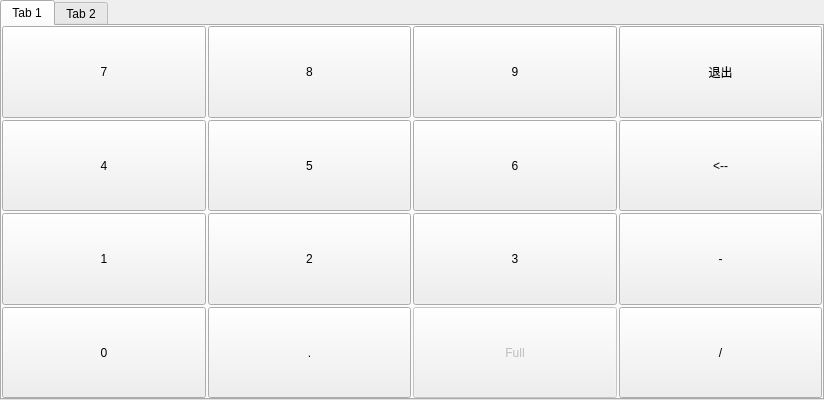
<?xml version="1.0" encoding="UTF-8"?>
<ui version="4.0">
 <class>Key_board_dlg</class>
 <widget class="QDialog" name="Key_board_dlg">
  <property name="geometry">
   <rect>
    <x>0</x>
    <y>0</y>
    <width>824</width>
    <height>400</height>
   </rect>
  </property>
  <property name="contextMenuPolicy">
   <enum>Qt::DefaultContextMenu</enum>
  </property>
  <property name="windowTitle">
   <string>虚拟键盘</string>
  </property>
  <property name="sizeGripEnabled">
   <bool>false</bool>
  </property>
  <layout class="QGridLayout" name="gridLayout_5">
   <property name="leftMargin">
    <number>0</number>
   </property>
   <property name="topMargin">
    <number>0</number>
   </property>
   <property name="rightMargin">
    <number>0</number>
   </property>
   <property name="bottomMargin">
    <number>0</number>
   </property>
   <property name="spacing">
    <number>0</number>
   </property>
   <item row="0" column="0">
    <widget class="QTabWidget" name="tabWidget">
     <property name="minimumSize">
      <size>
       <width>360</width>
       <height>400</height>
      </size>
     </property>
     <property name="focusPolicy">
      <enum>Qt::NoFocus</enum>
     </property>
     <property name="tabShape">
      <enum>QTabWidget::Rounded</enum>
     </property>
     <property name="currentIndex">
      <number>0</number>
     </property>
     <property name="usesScrollButtons">
      <bool>true</bool>
     </property>
     <widget class="QWidget" name="tab">
      <attribute name="title">
       <string>Tab 1</string>
      </attribute>
      <layout class="QGridLayout" name="gridLayout_3">
       <property name="leftMargin">
        <number>0</number>
       </property>
       <property name="topMargin">
        <number>0</number>
       </property>
       <property name="rightMargin">
        <number>0</number>
       </property>
       <property name="bottomMargin">
        <number>0</number>
       </property>
       <property name="spacing">
        <number>0</number>
       </property>
       <item row="0" column="0">
        <layout class="QGridLayout" name="gridLayout_2">
         <property name="spacing">
          <number>2</number>
         </property>
         <item row="4" column="2">
          <widget class="QPushButton" name="b_3">
           <property name="sizePolicy">
            <sizepolicy hsizetype="Expanding" vsizetype="Expanding">
             <horstretch>0</horstretch>
             <verstretch>0</verstretch>
            </sizepolicy>
           </property>
           <property name="focusPolicy">
            <enum>Qt::NoFocus</enum>
           </property>
           <property name="text">
            <string>3</string>
           </property>
          </widget>
         </item>
         <item row="1" column="0">
          <widget class="QPushButton" name="b_7">
           <property name="sizePolicy">
            <sizepolicy hsizetype="Expanding" vsizetype="Expanding">
             <horstretch>0</horstretch>
             <verstretch>0</verstretch>
            </sizepolicy>
           </property>
           <property name="focusPolicy">
            <enum>Qt::NoFocus</enum>
           </property>
           <property name="text">
            <string>7</string>
           </property>
          </widget>
         </item>
         <item row="4" column="3">
          <widget class="QPushButton" name="b_b">
           <property name="sizePolicy">
            <sizepolicy hsizetype="Expanding" vsizetype="Expanding">
             <horstretch>0</horstretch>
             <verstretch>0</verstretch>
            </sizepolicy>
           </property>
           <property name="focusPolicy">
            <enum>Qt::NoFocus</enum>
           </property>
           <property name="text">
            <string>-</string>
           </property>
          </widget>
         </item>
         <item row="3" column="2">
          <widget class="QPushButton" name="b_6">
           <property name="sizePolicy">
            <sizepolicy hsizetype="Expanding" vsizetype="Expanding">
             <horstretch>0</horstretch>
             <verstretch>0</verstretch>
            </sizepolicy>
           </property>
           <property name="focusPolicy">
            <enum>Qt::NoFocus</enum>
           </property>
           <property name="text">
            <string>6</string>
           </property>
          </widget>
         </item>
         <item row="1" column="2">
          <widget class="QPushButton" name="b_9">
           <property name="sizePolicy">
            <sizepolicy hsizetype="Expanding" vsizetype="Expanding">
             <horstretch>0</horstretch>
             <verstretch>0</verstretch>
            </sizepolicy>
           </property>
           <property name="focusPolicy">
            <enum>Qt::NoFocus</enum>
           </property>
           <property name="text">
            <string>9</string>
           </property>
          </widget>
         </item>
         <item row="3" column="1">
          <widget class="QPushButton" name="b_5">
           <property name="sizePolicy">
            <sizepolicy hsizetype="Expanding" vsizetype="Expanding">
             <horstretch>0</horstretch>
             <verstretch>0</verstretch>
            </sizepolicy>
           </property>
           <property name="focusPolicy">
            <enum>Qt::NoFocus</enum>
           </property>
           <property name="text">
            <string>5</string>
           </property>
          </widget>
         </item>
         <item row="3" column="3">
          <widget class="QPushButton" name="b_back">
           <property name="sizePolicy">
            <sizepolicy hsizetype="Expanding" vsizetype="Expanding">
             <horstretch>0</horstretch>
             <verstretch>0</verstretch>
            </sizepolicy>
           </property>
           <property name="focusPolicy">
            <enum>Qt::NoFocus</enum>
           </property>
           <property name="text">
            <string>&lt;--</string>
           </property>
          </widget>
         </item>
         <item row="1" column="1">
          <widget class="QPushButton" name="b_8">
           <property name="sizePolicy">
            <sizepolicy hsizetype="Expanding" vsizetype="Expanding">
             <horstretch>0</horstretch>
             <verstretch>0</verstretch>
            </sizepolicy>
           </property>
           <property name="focusPolicy">
            <enum>Qt::NoFocus</enum>
           </property>
           <property name="text">
            <string>8</string>
           </property>
          </widget>
         </item>
         <item row="4" column="0">
          <widget class="QPushButton" name="b_1">
           <property name="sizePolicy">
            <sizepolicy hsizetype="Expanding" vsizetype="Expanding">
             <horstretch>0</horstretch>
             <verstretch>0</verstretch>
            </sizepolicy>
           </property>
           <property name="focusPolicy">
            <enum>Qt::NoFocus</enum>
           </property>
           <property name="text">
            <string>1</string>
           </property>
          </widget>
         </item>
         <item row="5" column="0">
          <widget class="QPushButton" name="b_0">
           <property name="sizePolicy">
            <sizepolicy hsizetype="Expanding" vsizetype="Expanding">
             <horstretch>0</horstretch>
             <verstretch>0</verstretch>
            </sizepolicy>
           </property>
           <property name="focusPolicy">
            <enum>Qt::NoFocus</enum>
           </property>
           <property name="text">
            <string>0</string>
           </property>
          </widget>
         </item>
         <item row="4" column="1">
          <widget class="QPushButton" name="b_2">
           <property name="sizePolicy">
            <sizepolicy hsizetype="Expanding" vsizetype="Expanding">
             <horstretch>0</horstretch>
             <verstretch>0</verstretch>
            </sizepolicy>
           </property>
           <property name="focusPolicy">
            <enum>Qt::NoFocus</enum>
           </property>
           <property name="text">
            <string>2</string>
           </property>
          </widget>
         </item>
         <item row="3" column="0">
          <widget class="QPushButton" name="b_4">
           <property name="sizePolicy">
            <sizepolicy hsizetype="Expanding" vsizetype="Expanding">
             <horstretch>0</horstretch>
             <verstretch>0</verstretch>
            </sizepolicy>
           </property>
           <property name="focusPolicy">
            <enum>Qt::NoFocus</enum>
           </property>
           <property name="text">
            <string>4</string>
           </property>
          </widget>
         </item>
         <item row="5" column="3">
          <widget class="QPushButton" name="b_c">
           <property name="sizePolicy">
            <sizepolicy hsizetype="Expanding" vsizetype="Expanding">
             <horstretch>0</horstretch>
             <verstretch>0</verstretch>
            </sizepolicy>
           </property>
           <property name="focusPolicy">
            <enum>Qt::NoFocus</enum>
           </property>
           <property name="text">
            <string>/</string>
           </property>
          </widget>
         </item>
         <item row="5" column="1">
          <widget class="QPushButton" name="b_a">
           <property name="sizePolicy">
            <sizepolicy hsizetype="Expanding" vsizetype="Expanding">
             <horstretch>0</horstretch>
             <verstretch>0</verstretch>
            </sizepolicy>
           </property>
           <property name="focusPolicy">
            <enum>Qt::NoFocus</enum>
           </property>
           <property name="text">
            <string>.</string>
           </property>
          </widget>
         </item>
         <item row="5" column="2">
          <widget class="QPushButton" name="b_full">
           <property name="enabled">
            <bool>false</bool>
           </property>
           <property name="sizePolicy">
            <sizepolicy hsizetype="Expanding" vsizetype="Expanding">
             <horstretch>0</horstretch>
             <verstretch>0</verstretch>
            </sizepolicy>
           </property>
           <property name="focusPolicy">
            <enum>Qt::NoFocus</enum>
           </property>
           <property name="text">
            <string>Full</string>
           </property>
          </widget>
         </item>
         <item row="1" column="3">
          <widget class="QPushButton" name="b_ent">
           <property name="sizePolicy">
            <sizepolicy hsizetype="Expanding" vsizetype="Expanding">
             <horstretch>0</horstretch>
             <verstretch>0</verstretch>
            </sizepolicy>
           </property>
           <property name="focusPolicy">
            <enum>Qt::NoFocus</enum>
           </property>
           <property name="styleSheet">
            <string notr="true"/>
           </property>
           <property name="text">
            <string>退出</string>
           </property>
          </widget>
         </item>
        </layout>
       </item>
      </layout>
     </widget>
     <widget class="QWidget" name="tab_2">
      <attribute name="title">
       <string>Tab 2</string>
      </attribute>
      <layout class="QGridLayout" name="gridLayout_4">
       <property name="leftMargin">
        <number>0</number>
       </property>
       <property name="topMargin">
        <number>0</number>
       </property>
       <property name="rightMargin">
        <number>0</number>
       </property>
       <property name="bottomMargin">
        <number>0</number>
       </property>
       <property name="spacing">
        <number>0</number>
       </property>
       <item row="0" column="0">
        <layout class="QGridLayout" name="gridLayout" rowstretch="1,0,0,0,0">
         <property name="spacing">
          <number>2</number>
         </property>
         <item row="2" column="2">
          <widget class="QPushButton" name="btn_d">
           <property name="sizePolicy">
            <sizepolicy hsizetype="Expanding" vsizetype="Expanding">
             <horstretch>0</horstretch>
             <verstretch>0</verstretch>
            </sizepolicy>
           </property>
           <property name="text">
            <string>D</string>
           </property>
          </widget>
         </item>
         <item row="2" column="1">
          <widget class="QPushButton" name="btn_s">
           <property name="sizePolicy">
            <sizepolicy hsizetype="Expanding" vsizetype="Expanding">
             <horstretch>0</horstretch>
             <verstretch>0</verstretch>
            </sizepolicy>
           </property>
           <property name="text">
            <string>S</string>
           </property>
          </widget>
         </item>
         <item row="2" column="5">
          <widget class="QPushButton" name="btn_h">
           <property name="sizePolicy">
            <sizepolicy hsizetype="Expanding" vsizetype="Expanding">
             <horstretch>0</horstretch>
             <verstretch>0</verstretch>
            </sizepolicy>
           </property>
           <property name="text">
            <string>H</string>
           </property>
          </widget>
         </item>
         <item row="2" column="3">
          <widget class="QPushButton" name="btn_f">
           <property name="sizePolicy">
            <sizepolicy hsizetype="Expanding" vsizetype="Expanding">
             <horstretch>0</horstretch>
             <verstretch>0</verstretch>
            </sizepolicy>
           </property>
           <property name="text">
            <string>F</string>
           </property>
          </widget>
         </item>
         <item row="2" column="6">
          <widget class="QPushButton" name="btn_j">
           <property name="sizePolicy">
            <sizepolicy hsizetype="Expanding" vsizetype="Expanding">
             <horstretch>0</horstretch>
             <verstretch>0</verstretch>
            </sizepolicy>
           </property>
           <property name="text">
            <string>J</string>
           </property>
          </widget>
         </item>
         <item row="2" column="0">
          <widget class="QPushButton" name="btn_a">
           <property name="sizePolicy">
            <sizepolicy hsizetype="Expanding" vsizetype="Expanding">
             <horstretch>0</horstretch>
             <verstretch>0</verstretch>
            </sizepolicy>
           </property>
           <property name="text">
            <string>A</string>
           </property>
          </widget>
         </item>
         <item row="2" column="9">
          <widget class="QPushButton" name="btn_back">
           <property name="sizePolicy">
            <sizepolicy hsizetype="Expanding" vsizetype="Expanding">
             <horstretch>0</horstretch>
             <verstretch>0</verstretch>
            </sizepolicy>
           </property>
           <property name="text">
            <string>&lt;--</string>
           </property>
          </widget>
         </item>
         <item row="2" column="8">
          <widget class="QPushButton" name="btn_l">
           <property name="sizePolicy">
            <sizepolicy hsizetype="Expanding" vsizetype="Expanding">
             <horstretch>0</horstretch>
             <verstretch>0</verstretch>
            </sizepolicy>
           </property>
           <property name="text">
            <string>L</string>
           </property>
          </widget>
         </item>
         <item row="2" column="4">
          <widget class="QPushButton" name="btn_g">
           <property name="sizePolicy">
            <sizepolicy hsizetype="Expanding" vsizetype="Expanding">
             <horstretch>0</horstretch>
             <verstretch>0</verstretch>
            </sizepolicy>
           </property>
           <property name="text">
            <string>G</string>
           </property>
          </widget>
         </item>
         <item row="3" column="0">
          <widget class="QPushButton" name="btn_z">
           <property name="sizePolicy">
            <sizepolicy hsizetype="Expanding" vsizetype="Expanding">
             <horstretch>0</horstretch>
             <verstretch>0</verstretch>
            </sizepolicy>
           </property>
           <property name="text">
            <string>Z</string>
           </property>
          </widget>
         </item>
         <item row="3" column="3">
          <widget class="QPushButton" name="btn_v">
           <property name="sizePolicy">
            <sizepolicy hsizetype="Expanding" vsizetype="Expanding">
             <horstretch>0</horstretch>
             <verstretch>0</verstretch>
            </sizepolicy>
           </property>
           <property name="text">
            <string>V</string>
           </property>
          </widget>
         </item>
         <item row="3" column="1">
          <widget class="QPushButton" name="btn_x">
           <property name="sizePolicy">
            <sizepolicy hsizetype="Expanding" vsizetype="Expanding">
             <horstretch>0</horstretch>
             <verstretch>0</verstretch>
            </sizepolicy>
           </property>
           <property name="text">
            <string>X</string>
           </property>
          </widget>
         </item>
         <item row="3" column="4">
          <widget class="QPushButton" name="btn_b">
           <property name="sizePolicy">
            <sizepolicy hsizetype="Expanding" vsizetype="Expanding">
             <horstretch>0</horstretch>
             <verstretch>0</verstretch>
            </sizepolicy>
           </property>
           <property name="text">
            <string>B</string>
           </property>
          </widget>
         </item>
         <item row="2" column="7">
          <widget class="QPushButton" name="btn_k">
           <property name="sizePolicy">
            <sizepolicy hsizetype="Expanding" vsizetype="Expanding">
             <horstretch>0</horstretch>
             <verstretch>0</verstretch>
            </sizepolicy>
           </property>
           <property name="text">
            <string>K</string>
           </property>
          </widget>
         </item>
         <item row="3" column="9">
          <widget class="QPushButton" name="btn_slash">
           <property name="sizePolicy">
            <sizepolicy hsizetype="Expanding" vsizetype="Expanding">
             <horstretch>0</horstretch>
             <verstretch>0</verstretch>
            </sizepolicy>
           </property>
           <property name="styleSheet">
            <string notr="true">QPushButton{text-align : left;}</string>
           </property>
           <property name="text">
            <string>?
  /</string>
           </property>
          </widget>
         </item>
         <item row="3" column="2">
          <widget class="QPushButton" name="btn_c">
           <property name="sizePolicy">
            <sizepolicy hsizetype="Expanding" vsizetype="Expanding">
             <horstretch>0</horstretch>
             <verstretch>0</verstretch>
            </sizepolicy>
           </property>
           <property name="text">
            <string>C</string>
           </property>
          </widget>
         </item>
         <item row="3" column="8">
          <widget class="QPushButton" name="btn_right">
           <property name="sizePolicy">
            <sizepolicy hsizetype="Expanding" vsizetype="Expanding">
             <horstretch>0</horstretch>
             <verstretch>0</verstretch>
            </sizepolicy>
           </property>
           <property name="styleSheet">
            <string notr="true">QPushButton{text-align : left;}</string>
           </property>
           <property name="text">
            <string>&gt;
  .</string>
           </property>
          </widget>
         </item>
         <item row="3" column="5">
          <widget class="QPushButton" name="btn_n">
           <property name="sizePolicy">
            <sizepolicy hsizetype="Expanding" vsizetype="Expanding">
             <horstretch>0</horstretch>
             <verstretch>0</verstretch>
            </sizepolicy>
           </property>
           <property name="text">
            <string>N</string>
           </property>
          </widget>
         </item>
         <item row="0" column="0">
          <widget class="QPushButton" name="btn_1">
           <property name="sizePolicy">
            <sizepolicy hsizetype="Expanding" vsizetype="Expanding">
             <horstretch>0</horstretch>
             <verstretch>0</verstretch>
            </sizepolicy>
           </property>
           <property name="minimumSize">
            <size>
             <width>0</width>
             <height>0</height>
            </size>
           </property>
           <property name="maximumSize">
            <size>
             <width>16777215</width>
             <height>16777215</height>
            </size>
           </property>
           <property name="styleSheet">
            <string notr="true">QPushButton{text-align : left;vertical-align:super;}</string>
           </property>
           <property name="text">
            <string>!
 1</string>
           </property>
          </widget>
         </item>
         <item row="3" column="7">
          <widget class="QPushButton" name="btn_left">
           <property name="sizePolicy">
            <sizepolicy hsizetype="Expanding" vsizetype="Expanding">
             <horstretch>0</horstretch>
             <verstretch>0</verstretch>
            </sizepolicy>
           </property>
           <property name="styleSheet">
            <string notr="true">QPushButton{text-align : left;}</string>
           </property>
           <property name="text">
            <string>&lt;
  ,</string>
           </property>
          </widget>
         </item>
         <item row="3" column="6">
          <widget class="QPushButton" name="btn_m">
           <property name="sizePolicy">
            <sizepolicy hsizetype="Expanding" vsizetype="Expanding">
             <horstretch>0</horstretch>
             <verstretch>0</verstretch>
            </sizepolicy>
           </property>
           <property name="text">
            <string>M</string>
           </property>
          </widget>
         </item>
         <item row="0" column="8">
          <widget class="QPushButton" name="btn_9">
           <property name="sizePolicy">
            <sizepolicy hsizetype="Expanding" vsizetype="Expanding">
             <horstretch>0</horstretch>
             <verstretch>0</verstretch>
            </sizepolicy>
           </property>
           <property name="styleSheet">
            <string notr="true">QPushButton{text-align : left;}</string>
           </property>
           <property name="text">
            <string>(
  9</string>
           </property>
          </widget>
         </item>
         <item row="0" column="5">
          <widget class="QPushButton" name="btn_6">
           <property name="sizePolicy">
            <sizepolicy hsizetype="Expanding" vsizetype="Expanding">
             <horstretch>0</horstretch>
             <verstretch>0</verstretch>
            </sizepolicy>
           </property>
           <property name="styleSheet">
            <string notr="true">QPushButton{text-align :left ;}</string>
           </property>
           <property name="text">
            <string>^
  6</string>
           </property>
          </widget>
         </item>
         <item row="0" column="2">
          <widget class="QPushButton" name="btn_3">
           <property name="sizePolicy">
            <sizepolicy hsizetype="Expanding" vsizetype="Expanding">
             <horstretch>0</horstretch>
             <verstretch>0</verstretch>
            </sizepolicy>
           </property>
           <property name="styleSheet">
            <string notr="true">QPushButton{text-align : left;}</string>
           </property>
           <property name="text">
            <string>#
  3</string>
           </property>
          </widget>
         </item>
         <item row="0" column="1">
          <widget class="QPushButton" name="btn_2">
           <property name="sizePolicy">
            <sizepolicy hsizetype="Expanding" vsizetype="Expanding">
             <horstretch>0</horstretch>
             <verstretch>0</verstretch>
            </sizepolicy>
           </property>
           <property name="styleSheet">
            <string notr="true">QPushButton{text-align : left;}</string>
           </property>
           <property name="text">
            <string>@
  2</string>
           </property>
          </widget>
         </item>
         <item row="0" column="4">
          <widget class="QPushButton" name="btn_5">
           <property name="sizePolicy">
            <sizepolicy hsizetype="Expanding" vsizetype="Expanding">
             <horstretch>0</horstretch>
             <verstretch>0</verstretch>
            </sizepolicy>
           </property>
           <property name="styleSheet">
            <string notr="true">QPushButton{text-align : left;}</string>
           </property>
           <property name="text">
            <string>%
  5</string>
           </property>
          </widget>
         </item>
         <item row="0" column="3">
          <widget class="QPushButton" name="btn_4">
           <property name="sizePolicy">
            <sizepolicy hsizetype="Expanding" vsizetype="Expanding">
             <horstretch>0</horstretch>
             <verstretch>0</verstretch>
            </sizepolicy>
           </property>
           <property name="styleSheet">
            <string notr="true">QPushButton{text-align : left;}</string>
           </property>
           <property name="text">
            <string>$
  4</string>
           </property>
          </widget>
         </item>
         <item row="0" column="6">
          <widget class="QPushButton" name="btn_7">
           <property name="sizePolicy">
            <sizepolicy hsizetype="Expanding" vsizetype="Expanding">
             <horstretch>0</horstretch>
             <verstretch>0</verstretch>
            </sizepolicy>
           </property>
           <property name="styleSheet">
            <string notr="true">QPushButton{text-align : left;}</string>
           </property>
           <property name="text">
            <string>&amp;&amp;
  7</string>
           </property>
          </widget>
         </item>
         <item row="0" column="7">
          <widget class="QPushButton" name="btn_8">
           <property name="sizePolicy">
            <sizepolicy hsizetype="Expanding" vsizetype="Expanding">
             <horstretch>0</horstretch>
             <verstretch>0</verstretch>
            </sizepolicy>
           </property>
           <property name="styleSheet">
            <string notr="true">QPushButton{text-align : left;}</string>
           </property>
           <property name="text">
            <string>*
  8</string>
           </property>
          </widget>
         </item>
         <item row="1" column="1">
          <widget class="QPushButton" name="btn_w">
           <property name="sizePolicy">
            <sizepolicy hsizetype="Expanding" vsizetype="Expanding">
             <horstretch>0</horstretch>
             <verstretch>0</verstretch>
            </sizepolicy>
           </property>
           <property name="text">
            <string>W</string>
           </property>
          </widget>
         </item>
         <item row="0" column="9">
          <widget class="QPushButton" name="btn_0">
           <property name="sizePolicy">
            <sizepolicy hsizetype="Expanding" vsizetype="Expanding">
             <horstretch>0</horstretch>
             <verstretch>0</verstretch>
            </sizepolicy>
           </property>
           <property name="styleSheet">
            <string notr="true">QPushButton{text-align : left;}</string>
           </property>
           <property name="text">
            <string>)
  0</string>
           </property>
          </widget>
         </item>
         <item row="1" column="0">
          <widget class="QPushButton" name="btn_q">
           <property name="sizePolicy">
            <sizepolicy hsizetype="Expanding" vsizetype="Expanding">
             <horstretch>0</horstretch>
             <verstretch>0</verstretch>
            </sizepolicy>
           </property>
           <property name="text">
            <string>Q</string>
           </property>
          </widget>
         </item>
         <item row="1" column="3">
          <widget class="QPushButton" name="btn_r">
           <property name="sizePolicy">
            <sizepolicy hsizetype="Expanding" vsizetype="Expanding">
             <horstretch>0</horstretch>
             <verstretch>0</verstretch>
            </sizepolicy>
           </property>
           <property name="text">
            <string>R</string>
           </property>
          </widget>
         </item>
         <item row="1" column="6">
          <widget class="QPushButton" name="btn_u">
           <property name="sizePolicy">
            <sizepolicy hsizetype="Expanding" vsizetype="Expanding">
             <horstretch>0</horstretch>
             <verstretch>0</verstretch>
            </sizepolicy>
           </property>
           <property name="text">
            <string>U</string>
           </property>
          </widget>
         </item>
         <item row="1" column="5">
          <widget class="QPushButton" name="btn_y">
           <property name="sizePolicy">
            <sizepolicy hsizetype="Expanding" vsizetype="Expanding">
             <horstretch>0</horstretch>
             <verstretch>0</verstretch>
            </sizepolicy>
           </property>
           <property name="text">
            <string>Y</string>
           </property>
          </widget>
         </item>
         <item row="1" column="4">
          <widget class="QPushButton" name="btn_t">
           <property name="sizePolicy">
            <sizepolicy hsizetype="Expanding" vsizetype="Expanding">
             <horstretch>0</horstretch>
             <verstretch>0</verstretch>
            </sizepolicy>
           </property>
           <property name="text">
            <string>T</string>
           </property>
          </widget>
         </item>
         <item row="1" column="2">
          <widget class="QPushButton" name="btn_e">
           <property name="sizePolicy">
            <sizepolicy hsizetype="Expanding" vsizetype="Expanding">
             <horstretch>0</horstretch>
             <verstretch>0</verstretch>
            </sizepolicy>
           </property>
           <property name="text">
            <string>E</string>
           </property>
          </widget>
         </item>
         <item row="1" column="8">
          <widget class="QPushButton" name="btn_o">
           <property name="sizePolicy">
            <sizepolicy hsizetype="Expanding" vsizetype="Expanding">
             <horstretch>0</horstretch>
             <verstretch>0</verstretch>
            </sizepolicy>
           </property>
           <property name="text">
            <string>O</string>
           </property>
          </widget>
         </item>
         <item row="1" column="9">
          <widget class="QPushButton" name="btn_p">
           <property name="sizePolicy">
            <sizepolicy hsizetype="Expanding" vsizetype="Expanding">
             <horstretch>0</horstretch>
             <verstretch>0</verstretch>
            </sizepolicy>
           </property>
           <property name="text">
            <string>P</string>
           </property>
          </widget>
         </item>
         <item row="1" column="7">
          <widget class="QPushButton" name="btn_i">
           <property name="sizePolicy">
            <sizepolicy hsizetype="Expanding" vsizetype="Expanding">
             <horstretch>0</horstretch>
             <verstretch>0</verstretch>
            </sizepolicy>
           </property>
           <property name="text">
            <string>I</string>
           </property>
          </widget>
         </item>
         <item row="4" column="0">
          <widget class="QPushButton" name="btn_space">
           <property name="sizePolicy">
            <sizepolicy hsizetype="Expanding" vsizetype="Expanding">
             <horstretch>0</horstretch>
             <verstretch>0</verstretch>
            </sizepolicy>
           </property>
           <property name="text">
            <string/>
           </property>
          </widget>
         </item>
         <item row="4" column="1">
          <widget class="QPushButton" name="btn_www">
           <property name="sizePolicy">
            <sizepolicy hsizetype="Expanding" vsizetype="Expanding">
             <horstretch>0</horstretch>
             <verstretch>0</verstretch>
            </sizepolicy>
           </property>
           <property name="text">
            <string>www</string>
           </property>
          </widget>
         </item>
         <item row="4" column="2">
          <widget class="QPushButton" name="btn_sub">
           <property name="sizePolicy">
            <sizepolicy hsizetype="Expanding" vsizetype="Expanding">
             <horstretch>0</horstretch>
             <verstretch>0</verstretch>
            </sizepolicy>
           </property>
           <property name="styleSheet">
            <string notr="true">QPushButton{text-align : left;}</string>
           </property>
           <property name="text">
            <string>_
  -</string>
           </property>
          </widget>
         </item>
         <item row="4" column="3">
          <widget class="QPushButton" name="btn_add">
           <property name="sizePolicy">
            <sizepolicy hsizetype="Expanding" vsizetype="Expanding">
             <horstretch>0</horstretch>
             <verstretch>0</verstretch>
            </sizepolicy>
           </property>
           <property name="styleSheet">
            <string notr="true">QPushButton{text-align : left;}</string>
           </property>
           <property name="text">
            <string>+
  =</string>
           </property>
          </widget>
         </item>
         <item row="4" column="4">
          <widget class="QPushButton" name="btn_colon">
           <property name="sizePolicy">
            <sizepolicy hsizetype="Expanding" vsizetype="Expanding">
             <horstretch>0</horstretch>
             <verstretch>0</verstretch>
            </sizepolicy>
           </property>
           <property name="styleSheet">
            <string notr="true">QPushButton{text-align : left;}</string>
           </property>
           <property name="text">
            <string>：
  ；</string>
           </property>
          </widget>
         </item>
         <item row="4" column="5">
          <widget class="QPushButton" name="btn_comma">
           <property name="sizePolicy">
            <sizepolicy hsizetype="Expanding" vsizetype="Expanding">
             <horstretch>0</horstretch>
             <verstretch>0</verstretch>
            </sizepolicy>
           </property>
           <property name="styleSheet">
            <string notr="true">QPushButton{text-align : left;}</string>
           </property>
           <property name="text">
            <string>&quot;
  '</string>
           </property>
          </widget>
         </item>
         <item row="4" column="7">
          <widget class="QPushButton" name="btn_num">
           <property name="sizePolicy">
            <sizepolicy hsizetype="Expanding" vsizetype="Expanding">
             <horstretch>0</horstretch>
             <verstretch>0</verstretch>
            </sizepolicy>
           </property>
           <property name="text">
            <string>Num</string>
           </property>
          </widget>
         </item>
         <item row="4" column="8">
          <widget class="QPushButton" name="btn_shi">
           <property name="sizePolicy">
            <sizepolicy hsizetype="Expanding" vsizetype="Expanding">
             <horstretch>0</horstretch>
             <verstretch>0</verstretch>
            </sizepolicy>
           </property>
           <property name="text">
            <string>Shi</string>
           </property>
           <property name="checkable">
            <bool>true</bool>
           </property>
          </widget>
         </item>
         <item row="4" column="9">
          <widget class="QPushButton" name="btn_cap">
           <property name="sizePolicy">
            <sizepolicy hsizetype="Expanding" vsizetype="Expanding">
             <horstretch>0</horstretch>
             <verstretch>0</verstretch>
            </sizepolicy>
           </property>
           <property name="text">
            <string>Cap</string>
           </property>
           <property name="checkable">
            <bool>true</bool>
           </property>
          </widget>
         </item>
         <item row="4" column="6">
          <widget class="QPushButton" name="btn_ent">
           <property name="sizePolicy">
            <sizepolicy hsizetype="Expanding" vsizetype="Expanding">
             <horstretch>0</horstretch>
             <verstretch>0</verstretch>
            </sizepolicy>
           </property>
           <property name="text">
            <string>Ent</string>
           </property>
          </widget>
         </item>
        </layout>
       </item>
      </layout>
     </widget>
    </widget>
   </item>
  </layout>
 </widget>
 <resources/>
 <connections/>
</ui>
